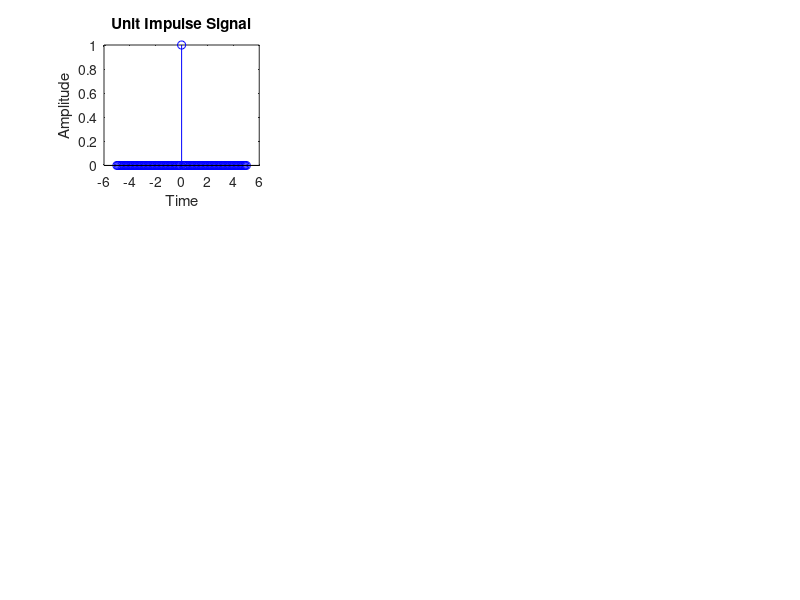

Here is the MATLAB script that generated this plot:
% UNIT IMPULSE SIGNAL (=1 when t=0; =0 when t≠0)
t=-5:0.1:5;
x1=1
x2=0;
x=x1.*(t==0)+x2.*(t~=0);
subplot(3,3,1);
stem(t,x,'b');
xlabel('Time');
ylabel('Amplitude');
title('Unit Impulse Signal');
